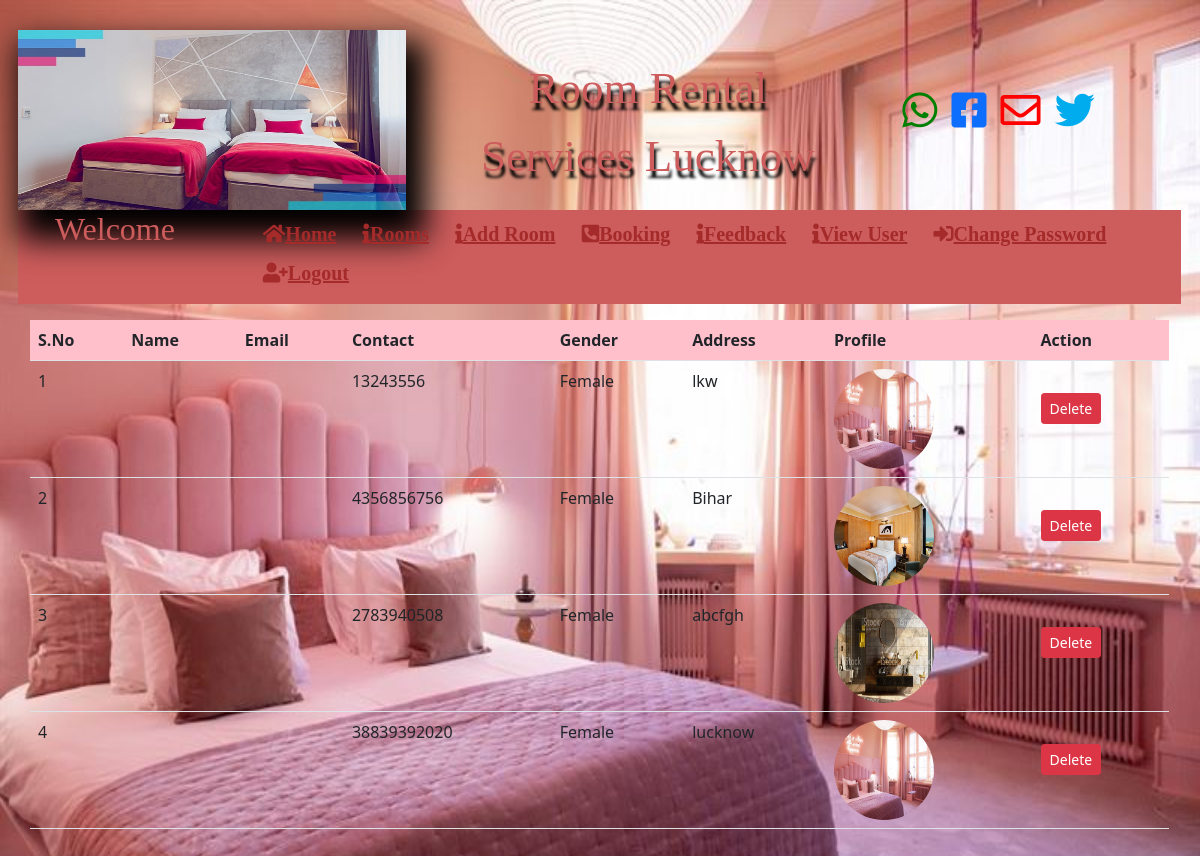
Page /view_user on the committed database.
### room/models.py (models this page shows, shortened)
class Signup(models.Model):
    user = models.ForeignKey(User, on_delete = models.CASCADE)
    mobile = models.CharField(max_length=20, null=True)
    image = models.FileField(null=True)
    gender = models.CharField(max_length=20, null=True)
    dob = models.CharField(max_length=20, null=True)
    address = models.CharField(max_length=50, null=True)

### room/views.py (the view)
# urls.py: path('view_user',view_user,name='view_user'),
def view_user(request):
    data = Signup.objects.all()
    d = {'data':data}
    return render(request,'view_user.html',d)

### room/templates/view_user.html
{% include 'admin_navigation.html' %}
<table class="table mt-3">
    <tr bgcolor="pink">
        <th>S.No</th>
        <th>Name</th>
        <th>Email</th>
        <th>Contact</th>
        <th>Gender</th>
        <th>Address</th>
        <th>Profile</th>
        <th>Action</th>
    </tr>
    {% for i in data %}
    <tr>
        <td>{{forloop.counter}}</td>
        <td>{{request.user.first_name}}</td>
        <td>{{request.user.username}}</td>
        <td>{{i.mobile}}</td>
        <td>{{i.gender}}</td>
        <td>{{i.address}}</td>
        <td><img src="{{i.image.url}}" alt="" height="100" width="100" style="border-radius:50%;" </td>
        <td><a href="{% url 'delete_user' i.user.id %}" class="btn btn-danger btn-sm mt-4">Delete</a> </td>
    </tr>
    {% endfor %}
</table>

### room/templates/admin_navigation.html (shortened to what this page needs)
<!DOCTYPE html>
<html>
<head>
	{% load static %}
<link rel="stylesheet" href="https://cdn.jsdelivr.net/npm/bootstrap@5.1.3/dist/css/bootstrap.min.css">
<link rel="stylesheet" href="https://pro.fontawesome.com/releases/v5.10.0/css/all.css"/>
</head>
<body class="b4"style="background-image:url('{% static 'images/1.jpg' %}');">
<div class="row" >
	<div class="col-4" id="b1" style="background-image:url('{% static 'images/11.jpg' %}');">
	</div>
	<div class="col-5" id="aa">
		Room Rental <br>Services Lucknow
	</div>
	<div class="col-3" >
		<i class="fab fa-whatsapp" id="abc" style="color: green;"></i>
		<a href="https://www.facebook.com/" target="_blank"><i class="fab fa-facebook-square" id="abc" style="color:#3b59998;"></i></a>
		<i class="far fa-envelope" id="abc" style="color: red;"></i>
		<i class="fab fa-twitter" id="abc" style="color: #00acee;"></i>
	</div>
</div>
<div class="row" style="background: indianred;">
	<div class="col-2" style="font-family:Snap ITC;font-size: 45px; font-weight: bold; text-align: center; color: indianred;">
		<h2>Welcome</h2></div>
	<div class="col-10">
		<ul style="float: right;">
			<li id="a1"><a href="{% url 'admin_home' %}" id="a2"><i class="fas fa-home"></i>Home</a></li>
			<li id="a1"><a href="{% url 'view_room_admin' %}" id="a2"><i class="fas fa-info"></i>Rooms</a></li>
			<li id="a1"><a href="{% url 'add_room' %}" id="a2"><i class="fas fa-info"></i>Add Room</a></li>
			<li id="a1"><a href="{% url 'view_booking' %}" id="a2"><i class="fas fa-phone-square-alt"></i>Booking</a></li>
			<li id="a1"><a href="{% url 'view_contact' %}" id="a2"><i class="fas fa-info"></i>Feedback</a></li>
			<li id="a1"><a href="{%  url 'view_user' %}" id="a2"><i class="fas fa-info"></i>View User</a></li>
			<li id="a1"><a href="{% url 'change_password_admin' %}" id="a2"><i class="fas fa-sign-in-alt"></i>Change Password</a></li>
			<li id="a1"><a href="{% url 'Logout' %}" id="a2"><i class="fas fa-user-plus"></i>Logout</a></li>
		</ul>
	</div>
</div>
</body>
</html>

### room/templates/admin_navigation.html (style rules this page uses)
#aa { text-shadow:2px 7px 3px black; font-family:Snap ITC; font-size: 45px; margin-top: 25px; margin-bottom:20px; text-align: center; color: indianred; }
#abc { font-size: 40px; padding-right: 10px; margin-top: 60px; }
#a1 { display: inline-block; margin-top: 9px; }
#a2 { font-family: Snap ITC; color:brown; font-weight: bold; font-size: 20px; padding-left: 7px; padding-right: 15px; transition: all .2s linear; }
#b1 { border: 0px solid salmon; background-image: url(pic.jpg); background-size:100% 100%; background-repeat:no-repeat; box-shadow:10px 20px 30px 10px black; padding:50px; }
.b4 { background-border:4px solid red; background-image: url(pic.jpg); background-size: 100% 100%; background-repeat:no-repeat; background-attachment:fixed; margin:0px 1px 40px 0px; padding:30px; background-shadow:10px 11px 8px 10px red; }

### rows in the picture
Signup: mobile "13243556", gender "Female", address "lkw", image (picture)
Signup: mobile "4356856756", gender "Female", address "Bihar", image (picture)
Signup: mobile "2783940508", gender "Female", address "abcfgh", image (picture)
Signup: mobile "38839392020", gender "Female", address "lucknow", image (picture)
